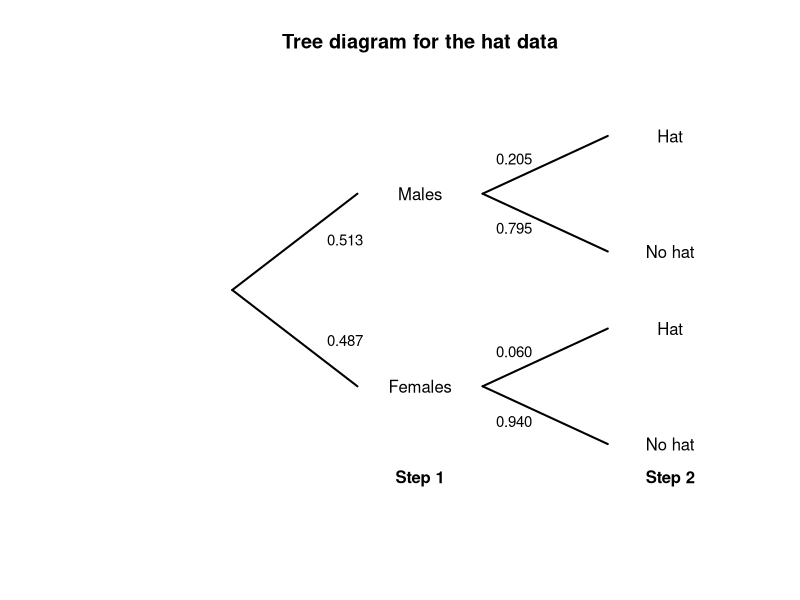
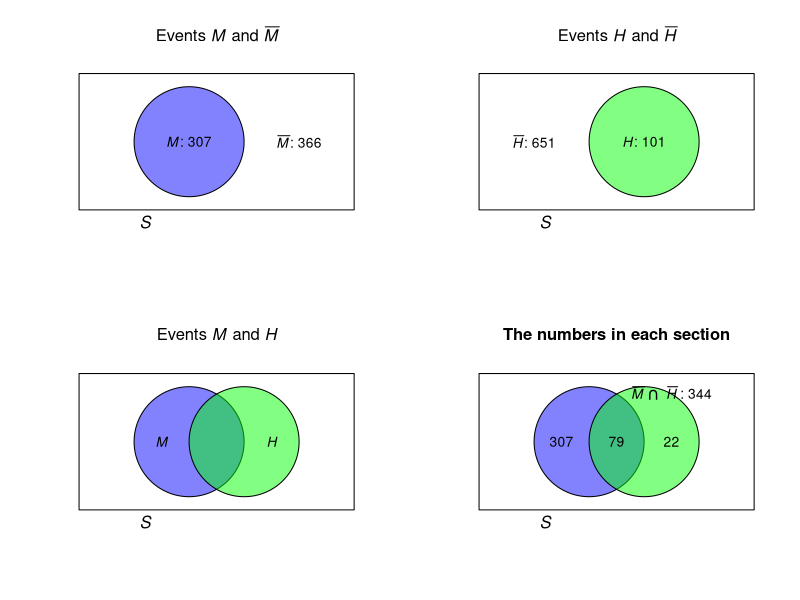
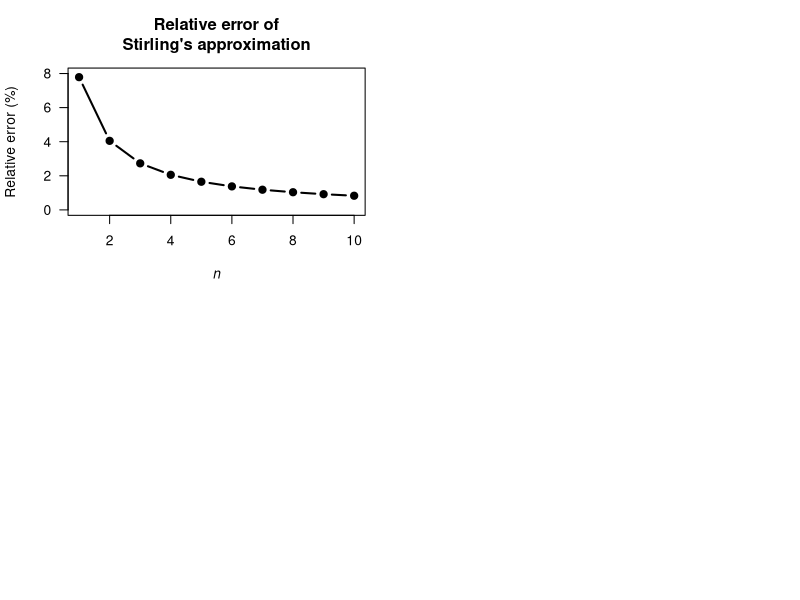

Reproduce these figures in R, in order. (Note: this script raises an error after producing the figures.)
## ---- chunk 1

plot( x = c(0, 1),
      y = c(0, 1),
      type = "n",
      main = "Tree diagram for the hat data",
      xlab = "",
      ylab = "",
      axes = FALSE)
#STEP 1
lines( x = c(0.2, 0.40),
       y = c(0.5, 0.75),
       lwd = 2)
lines( x = c(0.2, 0.40),
       y = c(0.5, 0.25),
       lwd = 2)
# STEP 2
lines( x = c(0.60, 0.80),
       y = c(0.75, 0.90),
       lwd = 2)
lines( x = c(0.60, 0.80),
       y = c(0.75, 0.60),
       lwd = 2)

lines( x = c(0.60, 0.80),
       y = c(0.25, 0.40),
       lwd = 2)
lines( x = c(0.60, 0.80),
       y = c(0.25, 0.10),
       lwd = 2)

# TEXT
text(x = 0.50,
     y = 0.75,
     labels = "Males")
text(x = 0.50,
     y = 0.25,
     labels = "Females")

text(x = 0.90,
     y = 0.90,
     labels = "Hat")
text(x = 0.90,
     y = 0.60,
     labels = "No hat")

text(x = 0.90,
     y = 0.40,
     labels = "Hat")
text(x = 0.90,
     y = 0.10,
     labels = "No hat")

# ADD PROBS
text(x = 0.38,
     y = 0.63,
     cex = 0.9,
     labels = "0.513")
text(x = 0.38,
     y = 0.37,
     cex = 0.9,
     labels = "0.487")

text(x = 0.65,
     y = 0.84,
     cex = 0.9,
     labels = "0.205")
text(x = 0.65,
     y = 0.66,
     cex = 0.9,
     labels = "0.795")

text(x = 0.65,
     y = 0.34,
     cex = 0.9,
     labels = "0.060")
text(x = 0.65,
     y = 0.16,
     cex = 0.9,
     labels = "0.940")

## STEPS
text(x = 0.50,
     y = 0.01,
     label = expression(bold("Step 1"))
     )
text(x = 0.90,
     y = 0.01,
     label = expression(bold("Step 2"))
     )
## ---- chunk 2
BRIS <- read.csv("Data/sunglasses.csv")
BRIS$Gender <- factor(BRIS$Gender,
                      levels = c(1, 2),
                      labels = c("Males", 
                                 "Females"))
BRIS$Hat <- factor(BRIS$Hat,
                   levels = c(0, 1),
                   labels = c("Not Hat",
                              "Hat"))

HatTable <- xtabs( Count ~ Gender + Hat,
                   data = BRIS)
HatTable <- cbind( HatTable,
                   "Total" = rowSums(HatTable) )
knitr::kable(HatTable,
             caption = "The numbers of males and females wearing a hat in the middle of the day in Brisbane")
## ---- chunk 3
par( mfrow = c(2, 2))
colourMale <- rgb(0, 0, 255, 
                  max = 255, 
                  alpha = 125)
colourHat  <- rgb(0, 255, 0, 
                  max = 255, 
                  alpha = 125)

plot( x = c(0, 1),
      y = c(0, 1),
      type = "n",
      ylab = "",
      xlab = "",
      main = expression(paste("Events ", italic(M), " and ", bar(italic(M)))),
      axes = FALSE)

polygon( x = c(0, 0, 1, 1),
         y = c(0, 1, 1, 0))
plotrix::draw.circle(x = 0.4, 
                     y = 0.5,
                     radius = 0.2,
                     col = colourMale)
text(x = 0.4,
     y = 0.5,
     labels = expression(paste(italic(M), ": 307")))
text(x = 0.8,
     y = 0.5,
     labels = expression(paste(bar(italic(M)), ": 366")))
mtext(text = expression(italic(S)),
      side = 1,
      adj = 0.25)


###############


plot( x = c(0, 1),
      y = c(0, 1),
      type = "n",
      ylab = "",
      xlab = "",
      main = expression(paste("Events ", italic(H), " and ", bar(italic(H)))) ,
      axes = FALSE)


polygon( x = c(0, 0, 1, 1),
         y = c(0, 1, 1, 0))

plotrix::draw.circle(x = 0.6,
                     y = 0.5,
                     radius = 0.2,
                     col = colourHat)

text(x = 0.6,
     y = 0.5,
     labels = expression(paste(italic(H), ": 101")))
text(x = 0.2,
     y = 0.5,
     labels = expression(paste( bar(italic(H)), ": 651")))

mtext(text = expression(italic(S)),
      side = 1,
      adj = 0.25)


####################


plot( x = c(0, 1),
      y = c(0, 1),
      type = "n",
      ylab = "",
      xlab = "",
      main = expression(paste("Events ", italic(M), " and ", italic(H))) ,
      axes = FALSE)


polygon( x = c(0, 0, 1, 1),
         y = c(0, 1, 1, 0))
plotrix::draw.circle(x = 0.4, 
                     y = 0.5,
                     radius = 0.2,
                     col = colourMale)
plotrix::draw.circle(x = 0.6,
                     y = 0.5,
                     radius = 0.2,
                     col = colourHat)
text(x = 0.3,
     y = 0.5,
     labels = expression(italic(M)))
text(x = 0.7,
     y = 0.5,
     labels = expression(italic(H)))
mtext(text = expression(italic(S)),
      side = 1,
      adj = 0.25)


#################



plot( x = c(0, 1),
      y = c(0, 1),
      type = "n",
      ylab = "",
      xlab = "",
      main = "The numbers in each section",
      axes = FALSE)


polygon( x = c(0, 0, 1, 1),
         y = c(0, 1, 1, 0))
plotrix::draw.circle(x = 0.4, 
                     y = 0.5,
                     radius = 0.2,
                     col = colourMale)
plotrix::draw.circle(x = 0.6,
                     y = 0.5,
                     radius = 0.2,
                     col = colourHat)
text(x = 0.3,
     y = 0.5,
     labels = "307")
text(x = 0.7,
     y = 0.5,
     labels = "22")
text(x = 0.7,
     y = 0.85,
     labels = expression(bar(italic(M)) ~ intersect() ~ bar(italic(H)) ~ ": 344") )
mtext(text = expression(italic(S)),
      side = 1,
      adj = 0.25)

# Intersection
text(x = 0.5, 
     y = 0.5, 
     label = "79")

## ---- chunk 4
# Define a function to compute Stirling numbers:
stirling <- function(n){ 
  sqrt(2 * pi *n) * (n/exp(1))^n
}

n <- 1:10
Actual <- factorial(n) 
Approx <- stirling(n)
RelError <- (Actual - Approx)/Actual * 100

cbind(Actual, Approx, RelError)

plot(RelError ~ n,
     ylim = c(0, 8),
     las = 1, 
     type = "b",
     pch = 19,
     lwd = 2,
     xlab = expression(italic(n)),
     ylab = "Relative error (%)",
     main = "Relative error of\nStirling's approximation")
## ---- chunk 5
Rain12 <- read.csv("Data\\IDCJAC0001_044021\\IDCJAC0001_044021_Data12.csv", 
                   na.strings = "null")
RainDec <- Rain12$Dec
RainJun <- Rain12$Jun

breaks <- c( 0, 0.01, 20,
             seq(20, 220, by = 20) )
outDec <- hist(RainDec,
               breaks = breaks,
               plot = FALSE)
outJun <- hist(RainJun, 
               breaks = breaks,
               plot = FALSE)

Buckets <- c("Zero", 
           "0 < R < 20",
           "20 <= R < 40",
           "40 <= R < 60",
           "60 <= R < 80",
           "80 <= R < 100",
           "100 <= R < 120",
           "120 <= R < 140",
           "140 <= R < 160",
           "160 <= R < 180",
           "180 <= R < 200",
           "200 <= R < 220",
           "220 <= R < 240")

cbind("Buckets" = Buckets,
      "Jun" = outJun$counts,
      "Dec" = outDec$counts)
## ---- chunk 6
xx <- seq(0, 3, 
          length = 500)
fy <- function(x){
  y <- 2*x - 3/2
  y <- ifelse(x < 1, 0, y)
  y <- ifelse( x > 2, 0, y)
  y
}

plot(x = xx,
     y = fy(xx),
     lwd = 2,
     type = "l",
     las = 1,
     main = expression("PDF for"~italic(D)),
     xlab = expression(italic(D)),
     ylab = "Prob. fn")
## ---- chunk 7
par( mfrow = c(1, 2))
x <- seq(-5, 5,
         length = 100)
y <- 1 / (pi * (1 + x^2))
plot(y ~ x,
     lwd = 2,
     las = 1,
     type = "l",
     main = "Density function for\nthe Cauchy distribution",
     xlab = expression(italic(X)),
     ylab = "Density function")

Y <- atan(x)/pi + 0.5
plot(Y ~ x,
     lwd = 2,
     las = 1,
     ylim = c(0, 1),
     type = "l",
     main = "Distribution function for\nthe Cauchy distribution",
     xlab = expression(italic(X)),
     ylab = "Distribution function")
## ---- chunk 8
set.seed(8584444)
## ---- chunk 9
annualRainfallList <- array( NA, dim = 1000)
for (i in 1:1000){
   rainAmounts <- array( 0, dim = 365) # Reset for each simulation

    wetDays <- rbinom(365, size = 1, prob = 0.32) # 1: Wet day
   locateWetDays <- which( wetDays == 1 )


   rainAmounts[locateWetDays] <- rgamma( n = length(locateWetDays),
                                         shape = 2,
                                         scale = 20)
   annualRainfallList[i] <- sum(rainAmounts)
}
# hist( annualRainfallList)
## ---- chunk 10
set.seed(8584444)
## ---- chunk 11
Days <- 1 : 365
prob <- (1 + cos( 2 * pi * Days/365) ) / 2.2

annualRainfallList2 <- array( NA, dim = 1000)
for (i in 1:1000){

  wetDays <- rbinom(365, size = 1, prob = prob) # 1: Wet day
  
  locateWetDays <- which( wetDays == 1 )
  
  rainAmounts2 <- array( 0, dim = 365)
  
  rainAmounts2[locateWetDays] <- rgamma( n = length(locateWetDays),
                                         shape = 2,
                                         scale = 20)
   annualRainfallList2[i] <- sum(rainAmounts2)
}
#hist( annualRainfallList2)
## ---- chunk 12
set.seed(8584444)
## ---- chunk 13
Days <- 1 : 365

probList <- array( dim = 365)
probList[1] <- 0.32

annualRainfallList3 <- array( NA, dim = 1000)

for (i in 1:1000){
  
  rainAmounts <- array( dim = 365 )

  for (day in 1:365) {
    if ( day == 1 ) {
      probList[1] <- 0.32
      wetDay <- rbinom(1, 
                       size = 1, 
                       prob = probList[1]) # 1: Wet day
      rainAmounts[1] <- rgamma( n = 1,
                                shape = 2,
                                scale = 20)

    } else {
    
      probList[i] <- ifelse( rainAmounts[day - 1] == 0,
                             0.15,
                             0.55)
      wetDay <- rbinom(1, 
                       size = 1, 
                       prob = probList[i]) # 1: Wet day

      if (wetDay) {
        rainAmounts[day] <- rgamma( n = 1,
                                    shape = 2,
                                    scale = 20)
      } else {
        rainAmounts[day] <- 0
      }
    }
  }
  annualRainfallList3[i] <- sum(rainAmounts)
    
}

#hist( annualRainfallList3)
## ---- chunk 14
JDTable <- array( dim = c(2, 4))

colnames(JDTable) <- c("",
                       "$Y_1 = 1$",
                       "$Y_1 = 2$",
                       "$Y_1 = 3$")
JDTable[1, ] <- c("$Y_2 = 0$",
                  "2/14",
                  "4/14",
                  "0")
JDTable[2, ] <- c("$Y_2 = 1$",
                  "0",
                  "3/14",
                  "5/14")
kable(JDTable)
